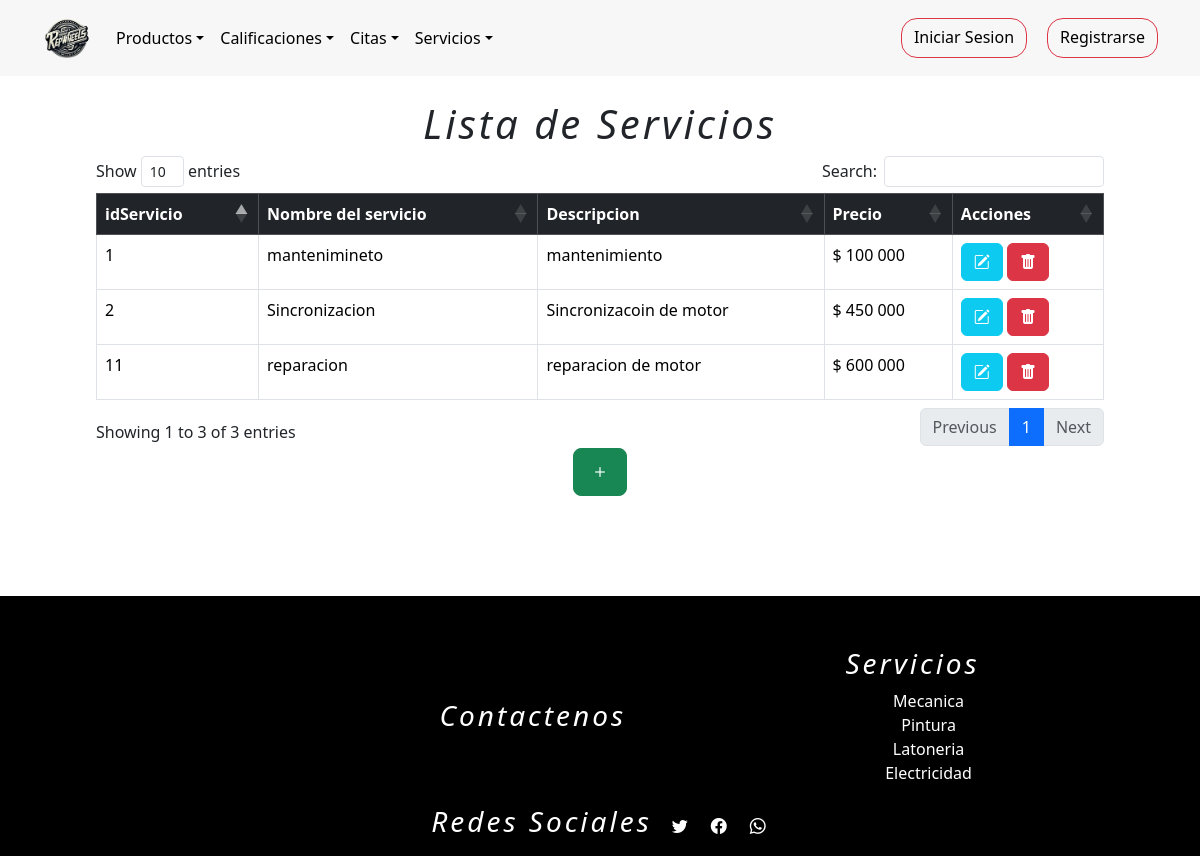
The page /listarServicio on the database its author committed.
### tienda/models.py (models this page shows, shortened)
class Servicios(models.Model):
    nombre=models.CharField(max_length=254)
    descripcion_servicio = models.TextField()
    foto = models.ImageField(upload_to="media/", default="media/servicio.jpg")
    precio = models.IntegerField(null=False,blank=False,default=100000)

### tienda/views.py (the view)
# urls.py: path("listarServicio",views.listarServicio,name='listarServicio'),
def listarServicio(request):
    q = Servicios.objects.all()
    contexto = {"data":q}
    return render(request,'tienda/servicios/listarServicio.html',contexto)

### tienda/templates/tienda/servicios/listarServicio.html (shortened to what this page needs)
{% extends 'tienda/base1.html' %}
{% load static %}
{% load humanize %}
{% block contenedor %}
<main>
    <div class="container-fluid m-3">
    <h1 class="h1">Lista de Servicios</h1>
    <table class="table table-hover table-bordered" id="tableR">
    <thead class="table-dark">
        <tr>
            <th>idServicio</th>
            <th>Nombre del servicio</th>
            <th>Descripcion</th>
            <th>Precio</th>
            <th>Acciones</th>
        </tr>
    </thead>
    <tbody>
        {% for r in data %}
            <tr>
                <td>{{ r.id }}</td>
                <td>{{ r.nombre }}</td>
                <td>{{ r.descripcion_servicio }}</td>
                <td>$ {{ r.precio|floatformat:0|intcomma }}</td>
                <td>
                    <a class="btn btn-info" href="{% url 'servicioEditar' r.id %}"><i class="bi bi-pencil-square"></i></a>
                    <a class="btn btn-danger" href="javascript:eliminar('{% url 'servicioEliminar' r.id %}')"><i class="bi bi-trash-fill"></i></a>
                </td>
            </tr>
        {% endfor %}
    </tbody>
    </table>
    <div style="display: flex; justify-content: center; align-content: center;">
        <a href="{% url 'registrarServicio' %}" class="btn btn-success btn-lg"><i class="bi bi-plus"></i></a>
    </div>
    </div>
</main>
{% endblock %}

### tienda/static/tienda/css/listarPro.css (style rules this page uses)
main { display: flex; justify-content: center; align-items: center; flex-direction: column; height: 100%; padding: 7%; }
h1 { font-style: italic; }
table { width: 800px; height: 200px; }
i { color: white; }
footer h3,h1 { text-align: center; font-style: italic; letter-spacing: 3px; }

### rows shown on the page
Servicios: id "1", nombre "mantenimineto", descripcion_servicio "mantenimiento", precio "100 000"
Servicios: id "2", nombre "Sincronizacion", descripcion_servicio "Sincronizacoin de motor", precio "450 000"
Servicios: id "11", nombre "reparacion", descripcion_servicio "reparacion de motor", precio "600 000"
